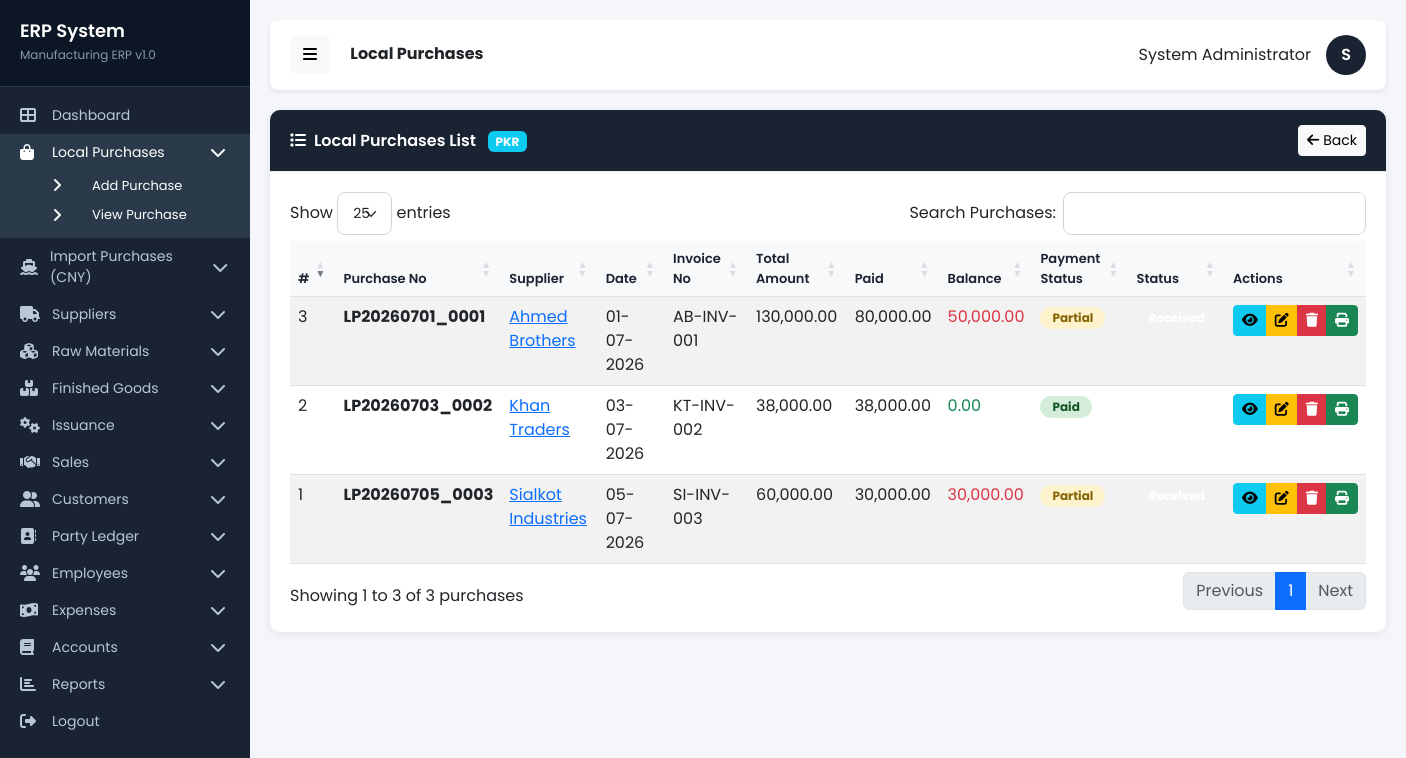
/pages/local_purchases.php (signed in), run on the app's committed database.
### tables this page shows
CREATE TABLE `local_purchases` (
  `id` int(11) NOT NULL,
  `purchase_no` varchar(50) NOT NULL,
  `supplier_id` int(11) NOT NULL,
  `purchase_date` date DEFAULT NULL,
  `invoice_no` varchar(50) DEFAULT NULL,
  `total_amount` decimal(18,2) DEFAULT 0.00,
  `paid_amount` decimal(18,2) DEFAULT 0.00,
  `balance` decimal(18,2) DEFAULT 0.00,
  `payment_status` enum('paid','partial','unpaid') DEFAULT 'unpaid',
  `payment_method` varchar(50) DEFAULT 'credit',
  `status` enum('pending','received','cancelled') DEFAULT 'pending',
  `date_time` datetime DEFAULT NULL
);

CREATE TABLE `local_suppliers` (
  `id` int(11) NOT NULL,
  `supplier_name` varchar(200) NOT NULL,
  `company_name` varchar(200) DEFAULT NULL,
  `contact_person` varchar(100) DEFAULT NULL,
  `phone` varchar(20) DEFAULT NULL,
  `email` varchar(100) DEFAULT NULL,
  `address` text DEFAULT NULL,
  `city` varchar(100) DEFAULT NULL,
  `country` varchar(100) DEFAULT 'Pakistan',
  `cnic` varchar(20) DEFAULT NULL,
  `ntn` varchar(20) DEFAULT NULL,
  `opening_balance` decimal(18,2) DEFAULT 0.00,
  `opening_balance_type` varchar(20) DEFAULT 'payable',
  `current_balance` decimal(18,2) DEFAULT 0.00,
  `status` enum('active','inactive') DEFAULT 'active',
  `date_time` datetime DEFAULT NULL
);

### includes/database.php (called while the page is built, shortened)
<?php
$db = new mysqli(DB_HOST, DB_USER, DB_PASS, DB_NAME);
$db->set_charset("utf8");
function executePrepared($sql, $types = '', $params = []) {
    global $db;
    $stmt = $db->prepare($sql);
    $stmt->execute();
    return $stmt;
}
function getRows($sql, $types = '', $params = []) {
    $stmt = executePrepared($sql, $types, $params);
    $result = $stmt->get_result();
    $rows = [];
    while ($row = $result->fetch_assoc()) {
        $rows[] = $row;
    }
    return $rows;
}
function formatCurrency($amount) {
    return number_format($amount, 2);
}
?>

### pages/local_purchases.php (the view, shortened to what this page needs)
<?php
require_once '../includes/database.php';
$purchases = getRows("SELECT p.*, s.supplier_name, s.company_name, s.phone
        FROM local_purchases p
        LEFT JOIN local_suppliers s ON p.supplier_id = s.id
        ORDER BY p.id DESC");
include '../includes/header.php';
include '../includes/sidebar.php';
?>
<div class="row">
    <div class="col-12">
        <div class="card">
            <div class="card-header d-flex justify-content-between align-items-center" style="background:#1a2332;color:#fff;">
                <span><i class="fas fa-list me-2"></i>Local Purchases List
                <span class="ms-2 badge bg-info">PKR</span></span>
                <a href="../index.php" class="btn btn-light btn-sm"><i class="fas fa-arrow-left me-1"></i>Back</a>
            </div>
            <div class="card-body">
                <div class="table-responsive">
                    <table class="table table-striped table-hover" id="purchaseTable">
                        <thead>
                            <tr>
                                <th>#</th>
                                <th>Purchase No</th>
                                <th>Supplier</th>
                                <th>Date</th>
                                <th>Invoice No</th>
                                <th>Total Amount</th>
                                <th>Paid</th>
                                <th>Balance</th>
                                <th>Payment Status</th>
                                <th>Status</th>
                                <th>Actions</th>
                            </tr>
                        </thead>
                        <tbody>
                            <?php if (count($purchases) > 0): ?>
                                <?php $counter = 1; ?>
                                <?php foreach ($purchases as $purchase): ?>
                                    <tr>
                                        <td><?php echo $counter++; ?></td>
                                        <td><strong><?php echo htmlspecialchars($purchase['purchase_no']); ?></strong></td>
                                        <td>
                                            <a href="supplier_detail.php?id=<?php echo $purchase['supplier_id']; ?>">
                                                <?php echo htmlspecialchars($purchase['supplier_name']); ?>
                                            </a>
                                        </td>
                                        <td><?php echo date('d-m-Y', strtotime($purchase['purchase_date'])); ?></td>
                                        <td><?php echo htmlspecialchars($purchase['invoice_no']); ?></td>
                                        <td><?php echo formatCurrency($purchase['total_amount']); ?></td>
                                        <td><?php echo formatCurrency($purchase['paid_amount']); ?></td>
                                        <td class="<?php echo $purchase['balance'] > 0 ? 'text-danger' : 'text-success'; ?>">
                                            <?php echo formatCurrency($purchase['balance']); ?>
                                        </td>
                                        <td>
                                            <span class="badge badge-status badge-<?php echo strtolower($purchase['payment_status']); ?>">
                                                <?php echo ucfirst($purchase['payment_status']); ?>
                                            </span>
                                        </td>
                                        <td>
                                            <span class="badge badge-status badge-<?php echo strtolower($purchase['status']); ?>">
                                            </span>
                                        </td>
                                        <td>
                                            <div class="btn-group btn-group-sm">
                                                <a href="purchase_detail.php?type=local&id=<?php echo $purchase['id']; ?>" class="btn btn-info" title="View Detail">
                                                    <i class="fas fa-eye"></i>
                                                </a>
                                                <a href="add_local_purchase.php?id=<?php echo $purchase['id']; ?>" class="btn btn-warning" title="Edit">
                                                    <i class="fas fa-edit"></i>
                                                </a>
                                                <a href="?delete=<?php echo $purchase['id']; ?>" class="btn btn-danger delete-confirm" title="Delete">
                                                    <i class="fas fa-trash"></i>
                                                </a>
                                                <a href="purchase_print.php?id=<?php echo $purchase['id']; ?>" class="btn btn-success" target="_blank" title="Print">
                                                    <i class="fas fa-print"></i>
                                                </a>
                                            </div>
                                        </td>
                                    </tr>
                                <?php endforeach; ?>
                            <?php endif; ?>
                        </tbody>
                    </table>
                </div>
            </div>
        </div>
    </div>
</div>
<link rel="stylesheet" href="https://cdn.datatables.net/1.13.4/css/dataTables.bootstrap5.min.css">
<?php include '../includes/footer.php'; ?>

### includes/header.php (style rules this page uses)
* { font-family: 'Poppins', sans-serif; }
body { background-color: #f4f6f9; margin: 0; padding: 0; }
.card { border: none; border-radius: 10px; box-shadow: 0 2px 10px rgba(0,0,0,0.08); margin-bottom: 20px; }
.card-header { background: #fff; border-bottom: 1px solid #e8eaed; padding: 15px 20px; font-weight: 600; border-radius: 10px 10px 0 0 !important; }
.card-body { padding: 20px; }
.table-responsive { border-radius: 8px; }
.table th { background: #f8f9fa; font-weight: 600; font-size: 13px; color: #1a2332; }
.badge-status { padding: 5px 12px; border-radius: 20px; font-size: 12px; }
.badge-paid { background: #d4edda; color: #155724; }
.badge-partial { background: #fff3cd; color: #856404; }

### data on the page
local_purchases: purchase_no "LP20260705_0003", supplier.supplier_name "Sialkot Industries", purchase_date "05-07-2026", invoice_no "SI-INV-003", total_amount "60,000.00", paid_amount "30,000.00", balance "30,000.00", payment_status "Partial"
local_purchases: purchase_no "LP20260703_0002", supplier.supplier_name "Khan Traders", purchase_date "03-07-2026", invoice_no "KT-INV-002", total_amount "38,000.00", paid_amount "38,000.00", balance "0.00", payment_status "Paid"
local_purchases: purchase_no "LP20260701_0001", supplier.supplier_name "Ahmed Brothers", purchase_date "01-07-2026", invoice_no "AB-INV-001", total_amount "130,000.00", paid_amount "80,000.00", balance "50,000.00", payment_status "Partial"

### other printed values
$pageTitle "Local Purchases"
$_SESSION['full_name'] "System Administrator"
substr($_SESSION['full_name'], 0, 1) "S"
